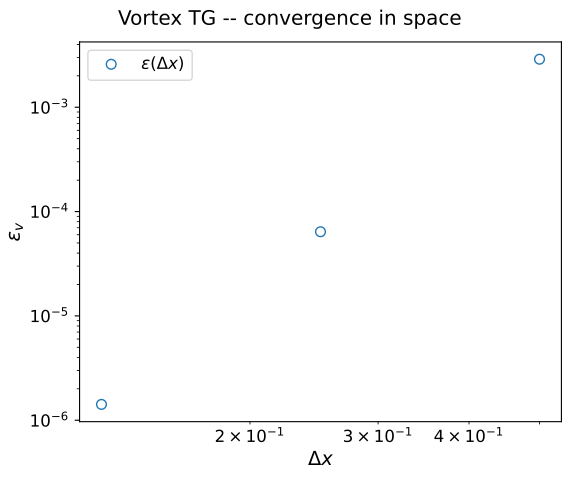

This chart was generated by the following Python code:
#! /usr/bin/env python3

import os
import math
import numpy as np
import matplotlib as mpl
import matplotlib.pyplot as plt

mpl.rcParams['font.size'] = 12

#===============================================================================
   
fig,ax = plt.subplots()
fig.set_figheight(4.8)
fig.set_figwidth(5.8)

res = np.genfromtxt('convergence_dx.dat', skip_header=0, names=True)

plt.plot(res['dx_min'], res['err_v'], linestyle='None', 
         markersize=7, fillstyle='none', marker='o', 
         label=r'$\varepsilon(\Delta x)$')

plt.xscale('log', base=10)
plt.xlabel(r'$\Delta x$', size='14')

plt.yscale('log', base=10)
plt.ylabel(r'$\varepsilon_v$', size='14')

plt.legend(loc=0, ncol=1)

plt.tight_layout(rect=[-0.02, -0.02, 1.0, 0.95])
plt.suptitle(r'Vortex TG -- convergence in space')
plt.savefig('convergence_dx.pdf')
